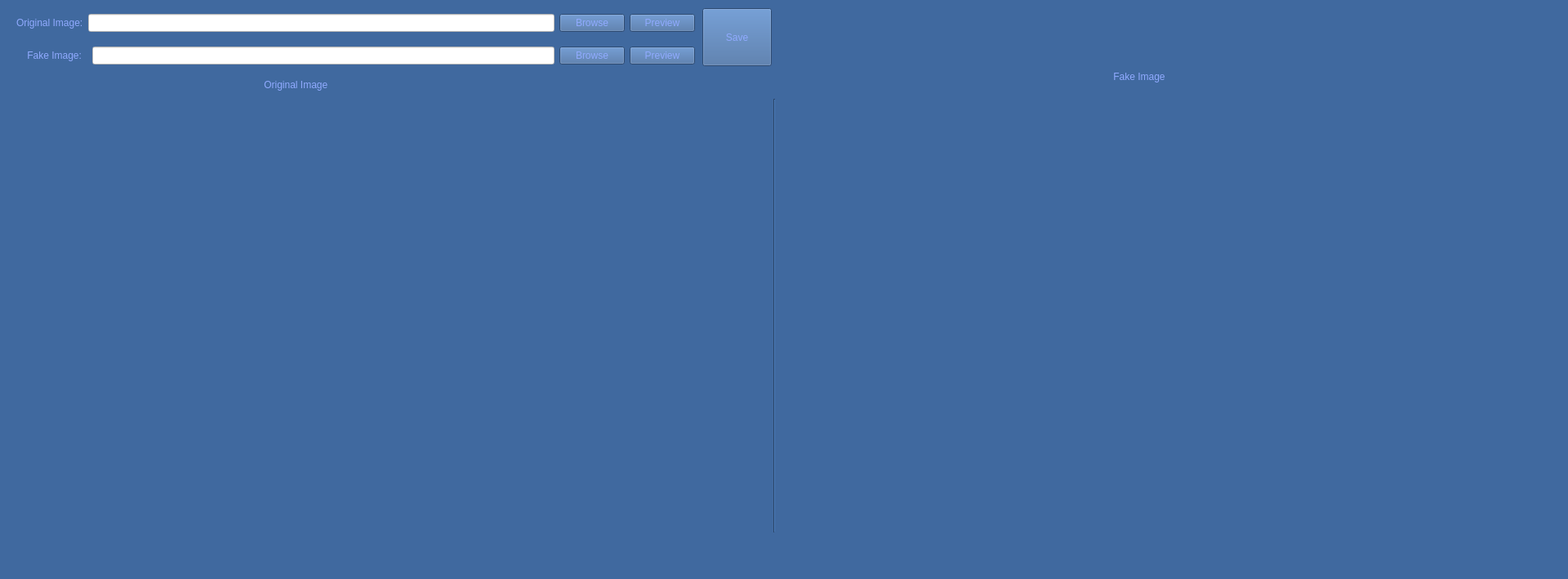
<?xml version="1.0" encoding="UTF-8"?>
<ui version="4.0">
 <class>uploadWindow</class>
 <widget class="QMainWindow" name="uploadWindow">
  <property name="geometry">
   <rect>
    <x>0</x>
    <y>0</y>
    <width>1920</width>
    <height>709</height>
   </rect>
  </property>
  <property name="windowTitle">
   <string>Upload New Image</string>
  </property>
  <property name="windowIcon">
   <iconset resource="myApp.qrc">
    <normaloff>:/APPICONS/icons/hd-icon.png</normaloff>:/APPICONS/icons/hd-icon.png</iconset>
  </property>
  <property name="styleSheet">
   <string notr="true">background-color: rgb(64, 105, 159);</string>
  </property>
  <widget class="QWidget" name="centralwidget">
   <widget class="QWidget" name="layoutWidget">
    <property name="geometry">
     <rect>
      <x>20</x>
      <y>10</y>
      <width>831</width>
      <height>36</height>
     </rect>
    </property>
    <layout class="QHBoxLayout" name="horizontalLayout">
     <item>
      <widget class="QLabel" name="originalImageLabel">
       <property name="styleSheet">
        <string notr="true">color: rgb(144, 170, 255);</string>
       </property>
       <property name="frameShape">
        <enum>QFrame::NoFrame</enum>
       </property>
       <property name="text">
        <string>Original Image:</string>
       </property>
      </widget>
     </item>
     <item>
      <widget class="QLineEdit" name="OriginalImage_lineEdit">
       <property name="styleSheet">
        <string notr="true">background-color: rgb(255, 255, 255);</string>
       </property>
      </widget>
     </item>
     <item>
      <widget class="QPushButton" name="BrowseButton_Original">
       <property name="styleSheet">
        <string notr="true">color: rgb(144, 170, 255);</string>
       </property>
       <property name="text">
        <string>Browse</string>
       </property>
      </widget>
     </item>
     <item>
      <widget class="QPushButton" name="UploadButton_Original">
       <property name="styleSheet">
        <string notr="true">color: rgb(144, 170, 255);</string>
       </property>
       <property name="text">
        <string>Preview</string>
       </property>
      </widget>
     </item>
    </layout>
   </widget>
   <widget class="QWidget" name="layoutWidget_2">
    <property name="geometry">
     <rect>
      <x>20</x>
      <y>50</y>
      <width>831</width>
      <height>36</height>
     </rect>
    </property>
    <layout class="QHBoxLayout" name="horizontalLayout_3">
     <item>
      <widget class="QLabel" name="fakeImageLabel">
       <property name="styleSheet">
        <string notr="true">color: rgb(144, 170, 255);</string>
       </property>
       <property name="text">
        <string>    Fake Image:  </string>
       </property>
      </widget>
     </item>
     <item>
      <widget class="QLineEdit" name="fakeImage_lineEdit">
       <property name="styleSheet">
        <string notr="true">background-color: rgb(255, 255, 255);</string>
       </property>
      </widget>
     </item>
     <item>
      <widget class="QPushButton" name="BrowseButton_fake">
       <property name="styleSheet">
        <string notr="true">color: rgb(144, 170, 255);</string>
       </property>
       <property name="text">
        <string>Browse</string>
       </property>
      </widget>
     </item>
     <item>
      <widget class="QPushButton" name="UploadButton_fake">
       <property name="styleSheet">
        <string notr="true">color: rgb(144, 170, 255);</string>
       </property>
       <property name="text">
        <string>Preview</string>
       </property>
      </widget>
     </item>
    </layout>
   </widget>
   <widget class="QLabel" name="label_4">
    <property name="enabled">
     <bool>true</bool>
    </property>
    <property name="geometry">
     <rect>
      <x>310</x>
      <y>90</y>
      <width>131</width>
      <height>27</height>
     </rect>
    </property>
    <property name="styleSheet">
     <string notr="true">color: rgb(144, 170, 255);</string>
    </property>
    <property name="text">
     <string>    Original Image  </string>
    </property>
   </widget>
   <widget class="QLabel" name="label_5">
    <property name="geometry">
     <rect>
      <x>1350</x>
      <y>80</y>
      <width>131</width>
      <height>27</height>
     </rect>
    </property>
    <property name="styleSheet">
     <string notr="true">color: rgb(144, 170, 255);</string>
    </property>
    <property name="text">
     <string>    Fake Image  </string>
    </property>
   </widget>
   <widget class="QPushButton" name="saveButton">
    <property name="geometry">
     <rect>
      <x>860</x>
      <y>10</y>
      <width>85</width>
      <height>71</height>
     </rect>
    </property>
    <property name="styleSheet">
     <string notr="true">color: rgb(144, 170, 255);</string>
    </property>
    <property name="text">
     <string>Save</string>
    </property>
   </widget>
   <widget class="QLabel" name="label">
    <property name="geometry">
     <rect>
      <x>360</x>
      <y>520</y>
      <width>67</width>
      <height>17</height>
     </rect>
    </property>
    <property name="text">
     <string/>
    </property>
   </widget>
   <widget class="QLabel" name="label_3">
    <property name="geometry">
     <rect>
      <x>530</x>
      <y>520</y>
      <width>67</width>
      <height>17</height>
     </rect>
    </property>
    <property name="text">
     <string/>
    </property>
   </widget>
   <widget class="QLabel" name="Orignial_viewer">
    <property name="geometry">
     <rect>
      <x>10</x>
      <y>121</y>
      <width>930</width>
      <height>540</height>
     </rect>
    </property>
    <property name="autoFillBackground">
     <bool>false</bool>
    </property>
    <property name="text">
     <string/>
    </property>
    <property name="wordWrap">
     <bool>false</bool>
    </property>
   </widget>
   <widget class="Line" name="line">
    <property name="geometry">
     <rect>
      <x>938</x>
      <y>121</y>
      <width>20</width>
      <height>531</height>
     </rect>
    </property>
    <property name="orientation">
     <enum>Qt::Vertical</enum>
    </property>
   </widget>
   <widget class="QLabel" name="Fake_viewer">
    <property name="geometry">
     <rect>
      <x>960</x>
      <y>121</y>
      <width>930</width>
      <height>540</height>
     </rect>
    </property>
    <property name="autoFillBackground">
     <bool>false</bool>
    </property>
    <property name="styleSheet">
     <string notr="true"/>
    </property>
    <property name="text">
     <string/>
    </property>
    <property name="wordWrap">
     <bool>false</bool>
    </property>
   </widget>
  </widget>
  <widget class="QMenuBar" name="menubar">
   <property name="geometry">
    <rect>
     <x>0</x>
     <y>0</y>
     <width>1920</width>
     <height>25</height>
    </rect>
   </property>
  </widget>
  <widget class="QStatusBar" name="statusbar"/>
 </widget>
 <resources>
  <include location="myApp.qrc"/>
 </resources>
 <connections/>
</ui>
